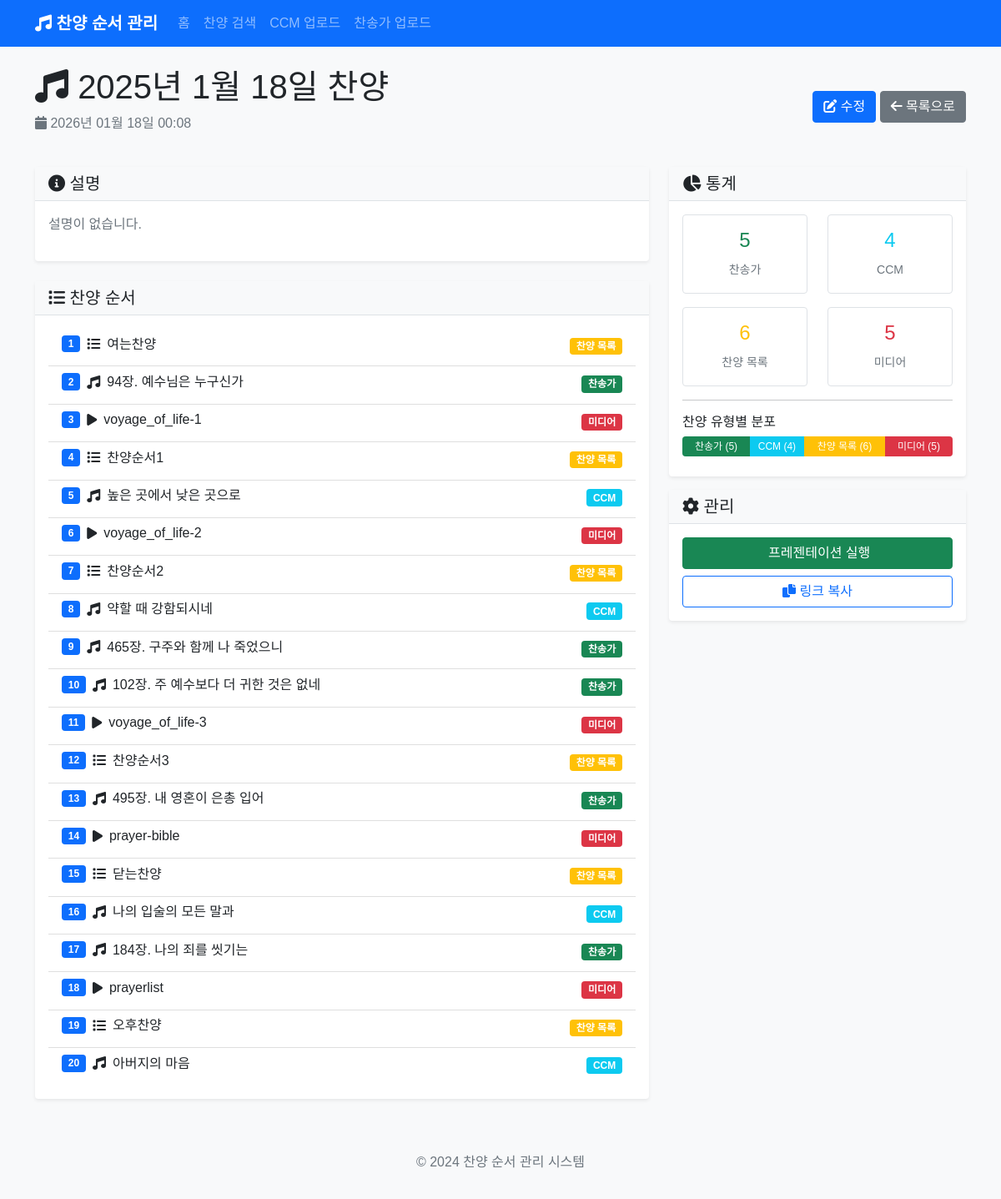
The page /post/18 on the database its author committed.
### app.py (models this page shows)
class PraisePost(db.Model):
    id = db.Column(db.Integer, primary_key=True)
    title = db.Column(db.String(200), nullable=False)
    content = db.Column(db.Text, nullable=False)
    created_at = db.Column(db.DateTime, default=datetime.utcnow)
    songs = db.relationship('Song', backref='praise_post', lazy=True, cascade='all, delete-orphan')
    background_image = db.Column(db.String(500))  # 전체 배경 이미지
    parallax_image = db.Column(db.String(500))  # 패럴랙스 배경 이미지

class Song(db.Model):
    id = db.Column(db.Integer, primary_key=True)
    title = db.Column(db.String(200), nullable=False)
    song_type = db.Column(db.String(50), nullable=False)  # 'hymn', 'ccm', 'section', 'media'
    hymn_number = db.Column(db.String(10))  # 찬송가 번호
    lyrics = db.Column(db.Text)  # 가사
    order = db.Column(db.Integer, nullable=False)
    praise_post_id = db.Column(db.Integer, db.ForeignKey('praise_post.id'), nullable=False)
    section_title = db.Column(db.String(200))  # 섹션 제목 (예: 찬양순서1)
    media_type = db.Column(db.String(50))  # 'image', 'video'
    media_url = db.Column(db.String(500))  # 미디어 파일 경로
    background_image = db.Column(db.String(500))  # 배경 이미지

### app.py (the view)
@app.route('/post/<int:post_id>')
def view_post(post_id):
    post = PraisePost.query.get_or_404(post_id)
    return render_template('view_post.html', post=post)

### templates/view_post.html (shortened to what this page needs)
{% extends "base.html" %}
{% block content %}
<div class="row">
    <div class="col-12">
        <div class="d-flex justify-content-between align-items-center mb-4">
            <div>
                <h1><i class="fas fa-music"></i> {{ post.title }}</h1>
                <p class="text-muted">
                    <i class="fas fa-calendar"></i> {{ post.created_at.strftime('%Y년 %m월 %d일 %H:%M') }}
                </p>
            </div>
            <div>
                <a href="{{ url_for('edit_post', post_id=post.id) }}" class="btn btn-primary">
                    <i class="fas fa-edit"></i> 수정
                </a>
                <a href="{{ url_for('index') }}" class="btn btn-secondary">
                    <i class="fas fa-arrow-left"></i> 목록으로
                </a>
            </div>
        </div>
    </div>
</div>
<div class="row">
    <div class="col-md-8">
        <div class="card mb-4">
            <div class="card-header">
                <h5 class="mb-0"><i class="fas fa-info-circle"></i> 설명</h5>
            </div>
            <div class="card-body">
                {% if post.content %}
                    <p>{{ post.content }}</p>
                {% else %}
                    <p class="text-muted">설명이 없습니다.</p>
                {% endif %}
            </div>
        </div>
        <div class="card">
            <div class="card-header">
                <h5 class="mb-0"><i class="fas fa-list"></i> 찬양 순서</h5>
            </div>
            <div class="card-body">
                {% if post.songs %}
                    <div class="list-group">
                        {% for song in post.songs %}
                        <div class="list-group-item">
                            <div class="d-flex justify-content-between align-items-start">
                                <div class="flex-grow-1">
                                    <div class="d-flex align-items-center mb-2">
                                        <span class="badge bg-primary me-2">{{ loop.index }}</span>
                                        {% if song.song_type == 'hymn' %}
                                            <i class="fas fa-music me-2"></i>
                                        {% elif song.song_type == 'ccm' %}
                                            <i class="fas fa-music me-2"></i>
                                        {% elif song.song_type == 'section' %}
                                            <i class="fas fa-list me-2"></i>
                                        {% elif song.song_type == 'media' %}
                                            <i class="fas fa-play me-2"></i>
                                        {% else %}
                                            <i class="fas fa-music me-2"></i>
                                        {% endif %}
                                        <h6 class="mb-0">
                                            {% if song.song_type == 'hymn' %}
                                                {{ song.hymn_number }}장. {{ song.title }}
                                            {% else %}
                                                {{ song.title }}
                                            {% endif %}
                                        </h6>
                                    </div>
                                </div>
                                <div class="ms-3">
                                    {% if song.song_type == 'hymn' %}
                                        <span class="badge bg-success">찬송가</span>
                                    {% elif song.song_type == 'ccm' %}
                                        <span class="badge bg-info">CCM</span>
                                    {% elif song.song_type == 'section' %}
                                        <span class="badge bg-warning">찬양 목록</span>
                                    {% elif song.song_type == 'media' %}
                                        <span class="badge bg-danger">미디어</span>
                                    {% else %}
                                        <span class="badge bg-secondary">기타</span>
                                    {% endif %}
                                </div>
                            </div>
                        </div>
                        {% endfor %}
                    </div>
                {% else %}
                    <p class="text-muted">등록된 찬양이 없습니다.</p>
                {% endif %}
            </div>
        </div>
    </div>
    <div class="col-md-4">
        <div class="card">
            <div class="card-header">
                <h5 class="mb-0"><i class="fas fa-chart-pie"></i> 통계</h5>
            </div>
            <div class="card-body">
                <div class="row text-center">
                    <div class="col-6 mb-3">
                        <div class="border rounded p-3">
                            <h4 class="text-success">{{ post.songs|selectattr('song_type', 'equalto', 'hymn')|list|length }}</h4>
                            <small class="text-muted">찬송가</small>
                        </div>
                    </div>
                    <div class="col-6 mb-3">
                        <div class="border rounded p-3">
                            <h4 class="text-info">{{ post.songs|selectattr('song_type', 'equalto', 'ccm')|list|length }}</h4>
                            <small class="text-muted">CCM</small>
                        </div>
                    </div>
                    <div class="col-6">
                        <div class="border rounded p-3">
                            <h4 class="text-warning">{{ post.songs|selectattr('song_type', 'equalto', 'section')|list|length }}</h4>
                            <small class="text-muted">찬양 목록</small>
                        </div>
                    </div>
                    <div class="col-6">
                        <div class="border rounded p-3">
                            <h4 class="text-danger">{{ post.songs|selectattr('song_type', 'equalto', 'media')|list|length }}</h4>
                            <small class="text-muted">미디어</small>
                        </div>
                    </div>
                </div>
                <hr>
                <div class="mt-3">
                    <h6>찬양 유형별 분포</h6>
                    <div class="progress mb-2">
                        {% set hymn_count = post.songs|selectattr('song_type', 'equalto', 'hymn')|list|length %}
                        {% set ccm_count = post.songs|selectattr('song_type', 'equalto', 'ccm')|list|length %}
                        {% set section_count = post.songs|selectattr('song_type', 'equalto', 'section')|list|length %}
                        {% set media_count = post.songs|selectattr('song_type', 'equalto', 'media')|list|length %}
                        {% set total = post.songs|length %}
                        {% if total > 0 %}
                            {% if hymn_count > 0 %}
                                <div class="progress-bar bg-success" style="width: {{ (hymn_count / total * 100)|round(1) }}%">
                                    찬송가 ({{ hymn_count }})
                                </div>
                            {% endif %}
                            {% if ccm_count > 0 %}
                                <div class="progress-bar bg-info" style="width: {{ (ccm_count / total * 100)|round(1) }}%">
                                    CCM ({{ ccm_count }})
                                </div>
                            {% endif %}
                            {% if section_count > 0 %}
                                <div class="progress-bar bg-warning" style="width: {{ (section_count / total * 100)|round(1) }}%">
                                    찬양 목록 ({{ section_count }})
                                </div>
                            {% endif %}
                            {% if media_count > 0 %}
                                <div class="progress-bar bg-danger" style="width: {{ (media_count / total * 100)|round(1) }}%">
                                    미디어 ({{ media_count }})
                                </div>
                            {% endif %}
                        {% endif %}
                    </div>
                </div>
            </div>
        </div>
        <div class="card mt-3">
            <div class="card-header">
                <h5 class="mb-0"><i class="fas fa-cog"></i> 관리</h5>
            </div>
            <div class="card-body">
                <div class="d-grid gap-2">
                    <a href="{{ url_for('presentation', post_id=post.id) }}" class="btn btn-success" target="_blank">
                         프레젠테이션 실행
                    </a>
                    <button class="btn btn-outline-primary" onclick="copyToClipboard()">
                        <i class="fas fa-copy"></i> 링크 복사
                    </button>
                </div>
            </div>
        </div>
    </div>
</div>
{% endblock %}

### templates/base.html (shortened to what this page needs)
<!DOCTYPE html>
<html lang="ko">
<head>
    <link href="https://cdn.jsdelivr.net/npm/bootstrap@5.1.3/dist/css/bootstrap.min.css" rel="stylesheet">
    <link href="https://cdnjs.cloudflare.com/ajax/libs/font-awesome/6.0.0/css/all.min.css" rel="stylesheet">
    <link href="{{ url_for('static', filename='css/style.css') }}" rel="stylesheet">
</head>
<body>
    <nav class="navbar navbar-expand-lg navbar-dark bg-primary">
        <div class="container">
            <a class="navbar-brand" href="{{ url_for('index') }}">
                <i class="fas fa-music"></i> 찬양 순서 관리
            </a>
            <div class="collapse navbar-collapse" id="navbarNav">
                <ul class="navbar-nav me-auto">
                    <li class="nav-item">
                        <a class="nav-link" href="{{ url_for('index') }}">홈</a>
                    </li>
                    <li class="nav-item">
                        <a class="nav-link" href="{{ url_for('search') }}">찬양 검색</a>
                    </li>
                    <li class="nav-item">
                        <a class="nav-link" href="{{ url_for('upload_ccm') }}">CCM 업로드</a>
                    </li>
                    <li class="nav-item">
                        <a class="nav-link" href="{{ url_for('upload_hymn') }}">찬송가 업로드</a>
                    </li>
                </ul>
            </div>
        </div>
    </nav>
    <main class="container mt-4">
        {% block content %}{% endblock %}
    </main>
    <footer class="bg-light text-center text-muted py-3 mt-5">
        <div class="container">
            <p>&copy; 2024 찬양 순서 관리 시스템</p>
        </div>
    </footer>
</body>
</html>

### static/css/style.css (style rules this page uses)
body { font-family: 'Noto Sans KR', sans-serif; background-color: #f8f9fa; }
.navbar-brand { font-weight: bold; }
.card { border: none; box-shadow: 0 0.125rem 0.25rem rgba(0, 0, 0, 0.075); transition: box-shadow 0.15s ease-in-out; }
.card-header { background-color: #f8f9fa; border-bottom: 1px solid #dee2e6; font-weight: 600; }
.list-group-item { border-left: none; border-right: none; border-radius: 0 !important; }
.list-group-item:first-child { border-top: none; }
.list-group-item:last-child { border-bottom: none; }
.badge { font-size: 0.75em; }
.progress { height: 1.5rem; }
.progress-bar { font-size: 0.75rem; line-height: 1.5rem; }
.btn { transition: all 0.15s ease-in-out; }

### rows shown on the page
PraisePost: title "2025년 1월 18일 찬양", created_at "2026년 01월 18일 00:08"
Song: song_type "section" (drawn), title "여는찬양"
Song: hymn_number "94", title "예수님은 누구신가", song_type "찬송가"
Song: song_type "media" (drawn), title "voyage_of_life-1"
Song: song_type "section" (drawn), title "찬양순서1"
Song: title "높은 곳에서 낮은 곳으로", song_type "CCM"
Song: song_type "media" (drawn), title "voyage_of_life-2"
Song: song_type "section" (drawn), title "찬양순서2"
Song: title "약할 때 강함되시네", song_type "CCM"
Song: hymn_number "465", title "구주와 함께 나 죽었으니", song_type "찬송가"
Song: hymn_number "102", title "주 예수보다 더 귀한 것은 없네", song_type "찬송가"
Song: song_type "media" (drawn), title "voyage_of_life-3"
Song: song_type "section" (drawn), title "찬양순서3"
Song: hymn_number "495", title "내 영혼이 은총 입어", song_type "찬송가"
Song: song_type "media" (drawn), title "prayer-bible"
Song: song_type "section" (drawn), title "닫는찬양"
Song: title "나의 입술의 모든 말과", song_type "CCM"
Song: hymn_number "184", title "나의 죄를 씻기는", song_type "찬송가"
Song: song_type "media" (drawn), title "prayerlist"
Song: song_type "section" (drawn), title "오후찬양"
Song: title "아버지의 마음", song_type "CCM"

### other values the page prints
{{ post.songs|selectattr('song_type', 'equalto', 'hymn')|list|length }} "5"
{{ post.songs|selectattr('song_type', 'equalto', 'ccm')|list|length }} "4"
{{ post.songs|selectattr('song_type', 'equalto', 'section')|list|length }} "6"
{{ post.songs|selectattr('song_type', 'equalto', 'media')|list|length }} "5"
{{ hymn_count }} "5"
{{ ccm_count }} "4"
{{ section_count }} "6"
{{ media_count }} "5"
